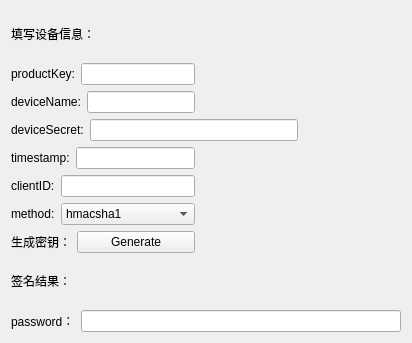
<?xml version="1.0" encoding="UTF-8"?>
<ui version="4.0">
 <class>Widget</class>
 <widget class="QWidget" name="Widget">
  <property name="geometry">
   <rect>
    <x>0</x>
    <y>0</y>
    <width>412</width>
    <height>343</height>
   </rect>
  </property>
  <property name="windowTitle">
   <string>mqtt签名工具</string>
  </property>
  <layout class="QGridLayout" name="gridLayout">
   <item row="0" column="0">
    <widget class="QLabel" name="label">
     <property name="text">
      <string>&lt;html&gt;&lt;head/&gt;&lt;body&gt;&lt;p&gt;填写设备信息：&lt;/p&gt;&lt;/body&gt;&lt;/html&gt;</string>
     </property>
    </widget>
   </item>
   <item row="1" column="0">
    <layout class="QHBoxLayout" name="horizontalLayout">
     <item>
      <widget class="QLabel" name="label_2">
       <property name="text">
        <string>productKey:</string>
       </property>
      </widget>
     </item>
     <item>
      <widget class="QLineEdit" name="lineEdit_productKey"/>
     </item>
    </layout>
   </item>
   <item row="1" column="1">
    <spacer name="horizontalSpacer_2">
     <property name="orientation">
      <enum>Qt::Horizontal</enum>
     </property>
     <property name="sizeHint" stdset="0">
      <size>
       <width>40</width>
       <height>20</height>
      </size>
     </property>
    </spacer>
   </item>
   <item row="1" column="2">
    <spacer name="horizontalSpacer">
     <property name="orientation">
      <enum>Qt::Horizontal</enum>
     </property>
     <property name="sizeHint" stdset="0">
      <size>
       <width>40</width>
       <height>20</height>
      </size>
     </property>
    </spacer>
   </item>
   <item row="2" column="0">
    <layout class="QHBoxLayout" name="horizontalLayout_2">
     <item>
      <widget class="QLabel" name="label_3">
       <property name="text">
        <string>deviceName:</string>
       </property>
      </widget>
     </item>
     <item>
      <widget class="QLineEdit" name="lineEdit_deviceName"/>
     </item>
    </layout>
   </item>
   <item row="3" column="0" colspan="2">
    <layout class="QHBoxLayout" name="horizontalLayout_3">
     <item>
      <widget class="QLabel" name="label_4">
       <property name="text">
        <string>deviceSecret:</string>
       </property>
      </widget>
     </item>
     <item>
      <widget class="QLineEdit" name="lineEdit_deviceSecret"/>
     </item>
    </layout>
   </item>
   <item row="4" column="0">
    <layout class="QHBoxLayout" name="horizontalLayout_4">
     <item>
      <widget class="QLabel" name="label_5">
       <property name="text">
        <string>timestamp:</string>
       </property>
      </widget>
     </item>
     <item>
      <widget class="QLineEdit" name="lineEdit_timestamp"/>
     </item>
    </layout>
   </item>
   <item row="5" column="0">
    <layout class="QHBoxLayout" name="horizontalLayout_5">
     <item>
      <widget class="QLabel" name="label_6">
       <property name="text">
        <string>clientID:</string>
       </property>
      </widget>
     </item>
     <item>
      <widget class="QLineEdit" name="lineEdit_clientID"/>
     </item>
    </layout>
   </item>
   <item row="6" column="0">
    <layout class="QHBoxLayout" name="horizontalLayout_6">
     <item>
      <widget class="QLabel" name="label_method">
       <property name="sizePolicy">
        <sizepolicy hsizetype="Preferred" vsizetype="Preferred">
         <horstretch>0</horstretch>
         <verstretch>0</verstretch>
        </sizepolicy>
       </property>
       <property name="text">
        <string>method:</string>
       </property>
      </widget>
     </item>
     <item>
      <widget class="QComboBox" name="comboBox_method">
       <property name="sizePolicy">
        <sizepolicy hsizetype="Expanding" vsizetype="Fixed">
         <horstretch>0</horstretch>
         <verstretch>0</verstretch>
        </sizepolicy>
       </property>
       <item>
        <property name="text">
         <string>hmacsha1</string>
        </property>
       </item>
       <item>
        <property name="text">
         <string>hmacmd5</string>
        </property>
       </item>
      </widget>
     </item>
    </layout>
   </item>
   <item row="7" column="0">
    <layout class="QHBoxLayout" name="horizontalLayout_8">
     <item>
      <widget class="QLabel" name="label_7">
       <property name="text">
        <string>&lt;html&gt;&lt;head/&gt;&lt;body&gt;&lt;p&gt;生成密钥：&lt;/p&gt;&lt;/body&gt;&lt;/html&gt;</string>
       </property>
      </widget>
     </item>
     <item>
      <widget class="QPushButton" name="pushButton">
       <property name="sizePolicy">
        <sizepolicy hsizetype="Expanding" vsizetype="Fixed">
         <horstretch>0</horstretch>
         <verstretch>0</verstretch>
        </sizepolicy>
       </property>
       <property name="text">
        <string>Generate</string>
       </property>
      </widget>
     </item>
    </layout>
   </item>
   <item row="8" column="0">
    <widget class="QLabel" name="label_8">
     <property name="text">
      <string>&lt;html&gt;&lt;head/&gt;&lt;body&gt;&lt;p&gt;签名结果：&lt;/p&gt;&lt;/body&gt;&lt;/html&gt;</string>
     </property>
    </widget>
   </item>
   <item row="9" column="0" colspan="3">
    <layout class="QHBoxLayout" name="horizontalLayout_7">
     <item>
      <widget class="QLabel" name="label_9">
       <property name="text">
        <string>password：</string>
       </property>
      </widget>
     </item>
     <item>
      <widget class="QLineEdit" name="lineEdit_password"/>
     </item>
    </layout>
   </item>
  </layout>
 </widget>
 <layoutdefault spacing="6" margin="11"/>
 <resources/>
 <connections/>
</ui>
